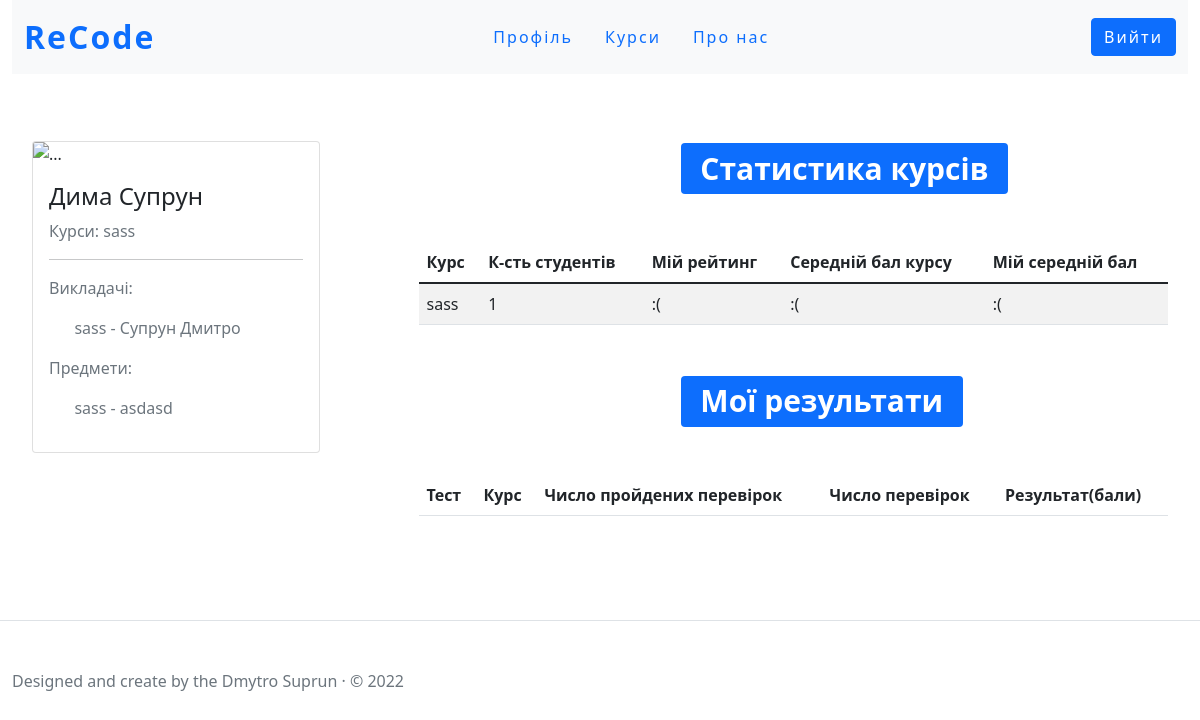
The app's page / (signed in), older data.
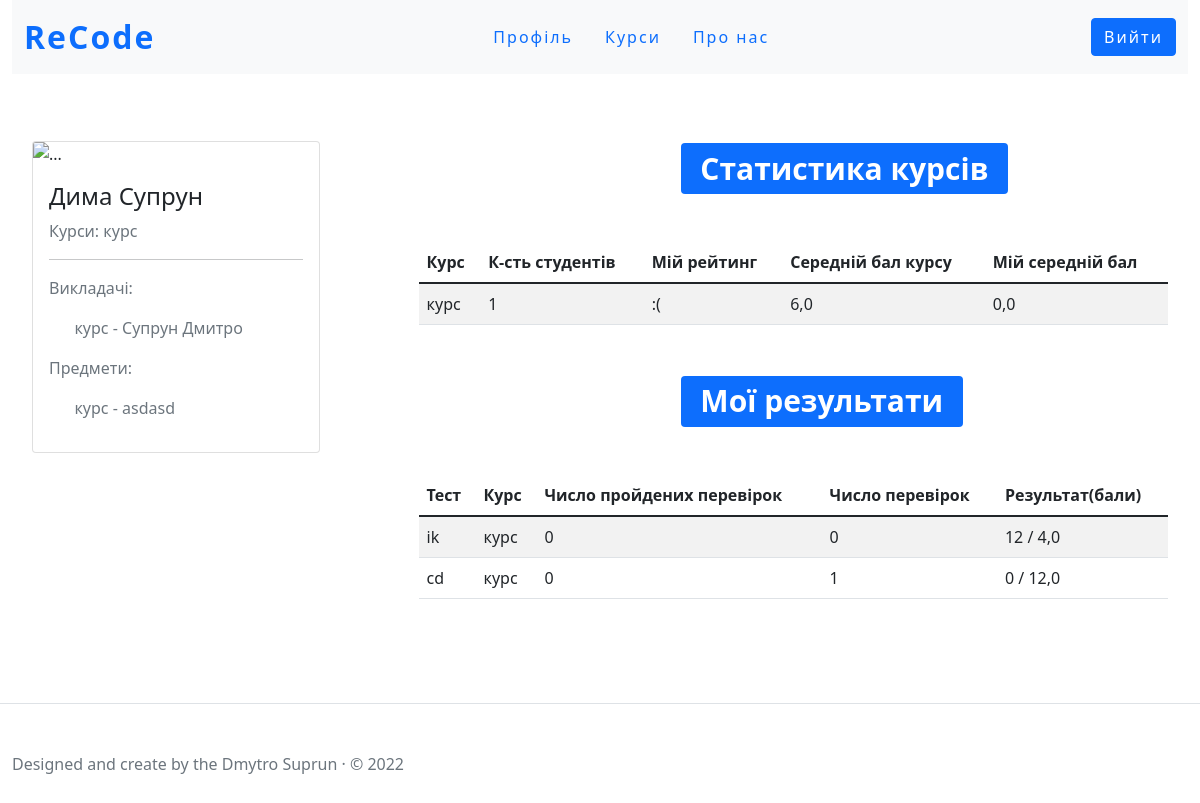
The same page, newer data.
### course/models.py (models this page shows, shortened)
class CourseConfig(models.Model):
    name=models.CharField('Назва курсу', max_length=255)
    course_slug=models.SlugField('URL', db_index=True, unique=True, max_length=255)
    subject=models.CharField('Предмет', max_length=255)
    date_creating=models.DateField(auto_now_add=True)
    def __str__(self):
        return self.name
    class Meta:
        ordering = ['-pk']

### userAnswer/models.py (models this page shows)
class UserWhoСompletedTest(models.Model):
    user=models.ForeignKey(User, on_delete=models.CASCADE, verbose_name='Учень')
    course=models.ForeignKey(CourseConfig, on_delete=models.CASCADE, verbose_name='Курс')
    test = models.ForeignKey(TestsConfig, on_delete=models.CASCADE,verbose_name='Тест')
    user_point = models.IntegerField('Кількість балів цього учня')
    success_percent = models.FloatField('Коофіцієнт успішності')
    date_completion = models.DateTimeField('Дата завершення',auto_now_add=True)

### tests/models.py (models this page shows, shortened)
class TestsConfig(models.Model):
    name_test = models.CharField('Назва тесту', max_length=255)
    slug = models.SlugField('URL', max_length=255, unique=True, db_index=True, )
    theme_test = models.CharField('Опис тесту ', max_length=255)
    author_of_test = models.ForeignKey(User,on_delete=models.CASCADE, verbose_name='Автор тесту')
    max_test_result = models.FloatField('Максимальний бал тесту')
    create_func_template = models.BooleanField('Автоматичне створення шаблону функції', default=True)
    date_creating=models.DateField(auto_now_add=True)
    class Meta:
        ordering=['-pk']

### staticPages/views.py (the view, shortened to what this page needs)
# urls.py: path('', index, name='index_page'),
def index(request):
    TYPE_PAGE=get_role(request)
    if TYPE_PAGE == 'anonymous':
        context={
            'type':TYPE_PAGE
        }
    elif TYPE_PAGE == 'student':
        this_student_info = StudentInCourse.objects.filter(e_mail=request.user.email)
        this_student_courses = []
        names_courses = []
        for stud in this_student_info:
            this_student_courses.append(stud.course)
            names_courses.append(f'{stud.course.name},')
        names_courses[-1] = names_courses[-1].replace(names_courses[-1][-1], '')
        all_course_teachers = {}
        for course in this_student_courses:
            all_course_teachers[course] = TeacherInCourse.objects.filter(course__name=course)
        for course, teachers in all_course_teachers.items():
            teachers_on_this_course = []
            for teacher in teachers:
                try:
                    this_teacher_in_user_model = User.objects.get(email=teacher.e_mail)
                except:
                    this_teacher_in_user_model =f'Не автентифікований({teacher.e_mail}),'
                teachers_on_this_course.append(this_teacher_in_user_model)
            all_course_teachers[course] = teachers_on_this_course
        for course, teachers in all_course_teachers.items():
            create_this_user = []
            for teacher in teachers:
                try:
                    create_this_user.append(f'{teacher.first_name} {teacher.last_name},')
                except:
                    create_this_user.append(f'{teacher}')
            all_course_teachers[course] = create_this_user
        for course, teachers in all_course_teachers.items():
            try:
                teachers[-1] = teachers[-1].replace(',', ' ')
            except Exception:
                continue
        average_mark = None
        subjects_on_course = {}
        course_and_num_students= {}
        ratings={}
        corse_average={}
        my_average={}
        courses = []
        my_results={}
        for course in this_student_courses:
            courses.append(course)
            subjects_on_course[course.name] = course.subject
            course_and_num_students[course] = num_student_in_course(course.course_slug)
            ratings[course] = student_position_in_course(course.course_slug, request.user.email)
            corse_average[course]=average_mark_in_course(course.course_slug)
            my_average[course]=get_student_average_in_course(course.course_slug, request.user.email)
            my_results[course]=UserWhoСompletedTest.objects.filter(user=request.user, course=course)
        cases_total_num={}
        for course, testing_results in my_results.items():
            for test_result in testing_results:
                try:
                    cases_total_num[test_result.test]=len(DataForTestingCode.objects.filter(section__test=test_result.test))  # якщо додавати до перевірок і поле курс, то тут потрібно додати фильтр по курсаам
                except KeyError:
                    continue
        completed_test_cases = {}
        for course, testing_results in my_results.items():
            tmp_tests_info = {}
            for testing_res in testing_results:
                tmp_tests_info[testing_res.test]=len(CheckinResult.objects.filter(testing_result=True, test=testing_res.test, course=testing_res.course, user=testing_res.user))
            completed_test_cases[course] = tmp_tests_info
        context = {
            'type': TYPE_PAGE,
            'courses': names_courses,
            'teachers_on_course': all_course_teachers.items(),
            'subjects': subjects_on_course.items(),
            'title': f'{request.user.first_name} {request.user.last_name}',
            'courses':courses,
            'num_students':course_and_num_students.items(),
            'rating':ratings.items(),
            'average':my_average.items(),
            'course_average':corse_average.items(),
            'my_res':my_results.items(),
            'cases_total_num':cases_total_num.items(),
            'cases_complete_num':completed_test_cases.items(),
        }
    else:
        context = {
            'type': TYPE_PAGE,
            'courses': [' Користувач не зареєстрований'],
            'title': f'Головна'
        }
    return render(request, 'staticPages/index.html', context=context)

### staticPages/views.py (called while the page is built)
def get_role(req):
    if req.user.is_anonymous:
        return 'anonymous'
    elif len(TeacherInCourse.objects.filter(e_mail=req.user.email))==0:
        if len(StudentInCourse.objects.filter(e_mail=req.user.email))==0:
            return 'anonymousStudent'
        return 'student'
    return 'teacher'

### statistic/views.py (called while the page is built)
def check_teacher(email):
    if len(TeacherInCourse.objects.filter(e_mail=email))==0:
        return False
    return True

def get_students_by_course(course):
    return StudentInCourse.objects.filter(course=course)

def get_course_by_slug(course_slug):
    return get_object_or_404(CourseConfig, course_slug=course_slug)

def get_assign_test(course):
    return AssignedTest.objects.filter( course=course)

def get_user_by_email(email):
    return get_object_or_404(User, email=email)

def get_student_in_course(student_email, course):
    return StudentInCourse.objects.get(e_mail=student_email, course=course)

def percent_part(total_num, chosen_part):
    if total_num == 0:
        return ':('
    return (chosen_part * 100)/total_num

### staticPages/templates/staticPages/index.html
{%if type == "teacher" %}
    {%include 'staticPages/profile/super-profile.html'%}
{%elif type == "student" or type == 'anonymousStudent'  %}
    {%include 'staticPages/profile/student-profile.html'%}
{%else%}
    {%include 'staticPages/index-layout.html'%}
{%endif%}

### staticPages/templates/staticPages/profile/student-profile.html
{% extends "staticPages/profile/profile-layout.html" %}
{%load static%}
{%block about_user%}
    <h4 class="card-title">{{user.first_name}} {{user.last_name}}</h4>
    <p class="text-muted">Курси:
        {%for course in courses%}
            {{course}}
        {%endfor%}
    </p>
    <hr>
    <p class="text-muted">Викладачі: </p>
    {% for course, teachers in teachers_on_course %}
            <p class="text-muted teacher-margin">{{course}} -
                {%for teacher in teachers %}
                    {{teacher}}
                {%endfor%}
            </p>
    {%endfor%}
    <p class="text-muted">Предмети: </p>
    {%for course, subject in subjects%}
        <p class="text-muted teacher-margin">{{course}} - {{subject}} </p>
    {%endfor%}
{%endblock%}
{%block information_in_profile%}
    <div class="user-course-statistic">
        <h1> <span class="badge bg-primary title__statistic">Статистика курсів</span></h1>
        <table class="table table-striped mt-5 mb-5">
            <thead>
                <tr>
                    <th scope="col">Курс</th>
                    <th scope="col">К-сть студентів</th>
                    <th scope="col">Мій рейтинг</th>
                    <th scope="col">Середній бал курсу</th>
                    <th scope="col">Мій середній бал</th>
                </tr>
            </thead>
            <tbody>
                {% for course1 in courses%}
                    <tr>
                        <td>{{course1.name}}</td>
                        <td>
                            {%for c,s in num_students%}
                                {%if course1 == c %}
                                    {{s}}
                                {%endif%}
                            {%endfor%}
                        </td>
                         <td>
                             {%for c,r in rating%}
                                {%if course1 == c %}
                                    {{r}}
                                {%endif%}
                            {%endfor%}
                         </td>
                        <td>
                            {%for c,ca in course_average%}
                                {%if course1 == c %}
                                    {{ca}}
                                {%endif%}
                            {%endfor%}
                        </td>
                        <td>
                            {%for c,a in average%}
                                {%if course1 == c %}
                                    {{a}}
                                {%endif%}
                            {%endfor%}
                        </td>
                    </tr>
                {% endfor %}
            </tbody>
        </table>
    </div>
    <div class="user-test-statistic">
        <h1> <span class="badge bg-primary title__statistic ">Мої результати</span></h1>
        <table class="table table-striped mt-5 mb-5">
            <thead>
                <tr>
                    <th scope="col">Тест</th>
                    <th scope="col">Курс</th>
                    <th scope="col">Число пройдених перевірок</th>
                    <th scope="col">Число перевірок</th>
                    <th scope="col">Результат(бали)</th>
                </tr>
            </thead>
            <tbody>
                {%for c,r in my_res %}
                    {%for tmp_r in r%}
                        <tr>
                            <td>{{tmp_r.test.name_test}}</td>
                            <td>{{c.name}}</td>
                            <td>
                                {%for course_tmp , test_with_num_complete in cases_complete_num%}
                                    {%if course_tmp == c%}
                                        {%for test, num_complete in test_with_num_complete.items %}
                                            {%if test == tmp_r.test %}
                                                {{num_complete}}
                                             {%endif%}
                                        {%endfor%}
                                    {%endif%}
                                {%endfor%}
                            </td>
                            <td>
                                {%for case_test, num in cases_total_num%}
                                    {%if case_test == tmp_r.test%}
                                        {{num}}
                                    {%endif%}
                                {%endfor%}
                            </td>
                            <td>{{tmp_r.user_point}} / {{tmp_r.test.max_test_result}}</td>
                        </tr>
                    {%endfor%}
                {%endfor%}
            </tbody>
        </table>
    </div>
{%endblock%}

Row changes from the older to the newer data that the page shows:
changed CourseConfig "asdasd": name "sass" → "курс"; ca ":(" → "6,0"; a ":(" → "0,0"
added UserWhoСompletedTest: test.name_test "ik", {{ c.name }} "курс", user_point "12", test.max_test_result "4,0"
now on this page (row unchanged): TestsConfig: num_complete "0", num "0"
added UserWhoСompletedTest: test.name_test "cd", {{ c.name }} "курс", user_point "0", test.max_test_result "12,0"
now on this page (row unchanged): TestsConfig: num_complete "0", num "1"
Text that changed along with them:
new list line: "курс asdasd"
list line gone: "sass asdasd"
